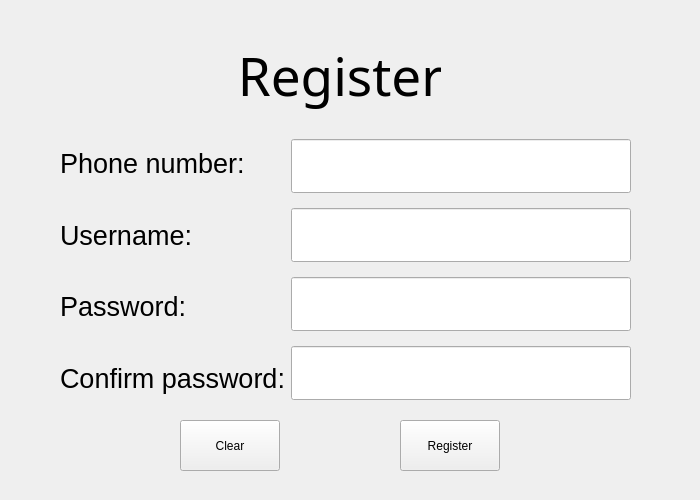
<?xml version="1.0" encoding="UTF-8"?>
<ui version="4.0">
 <class>Register</class>
 <widget class="QWidget" name="Register">
  <property name="geometry">
   <rect>
    <x>0</x>
    <y>0</y>
    <width>700</width>
    <height>500</height>
   </rect>
  </property>
  <property name="windowTitle">
   <string>Form</string>
  </property>
  <widget class="QLabel" name="registerlabel">
   <property name="geometry">
    <rect>
     <x>240</x>
     <y>40</y>
     <width>201</width>
     <height>71</height>
    </rect>
   </property>
   <property name="font">
    <font>
     <family>Chalkboard SE</family>
     <pointsize>40</pointsize>
    </font>
   </property>
   <property name="text">
    <string>Register</string>
   </property>
   <property name="alignment">
    <set>Qt::AlignCenter</set>
   </property>
  </widget>
  <widget class="QPushButton" name="clear">
   <property name="geometry">
    <rect>
     <x>180</x>
     <y>420</y>
     <width>100</width>
     <height>51</height>
    </rect>
   </property>
   <property name="text">
    <string>Clear</string>
   </property>
  </widget>
  <widget class="QPushButton" name="signup">
   <property name="geometry">
    <rect>
     <x>400</x>
     <y>420</y>
     <width>100</width>
     <height>51</height>
    </rect>
   </property>
   <property name="text">
    <string>Register</string>
   </property>
  </widget>
  <widget class="QWidget" name="">
   <property name="geometry">
    <rect>
     <x>60</x>
     <y>130</y>
     <width>571</width>
     <height>281</height>
    </rect>
   </property>
   <layout class="QHBoxLayout" name="horizontalLayout">
    <item>
     <layout class="QVBoxLayout" name="verticalLayout">
      <item>
       <widget class="QLabel" name="tel">
        <property name="font">
         <font>
          <pointsize>20</pointsize>
         </font>
        </property>
        <property name="text">
         <string>Phone number:</string>
        </property>
       </widget>
      </item>
      <item>
       <widget class="QLabel" name="user">
        <property name="font">
         <font>
          <pointsize>20</pointsize>
         </font>
        </property>
        <property name="text">
         <string>Username:</string>
        </property>
       </widget>
      </item>
      <item>
       <widget class="QLabel" name="pw">
        <property name="font">
         <font>
          <pointsize>20</pointsize>
         </font>
        </property>
        <property name="text">
         <string>Password:</string>
        </property>
       </widget>
      </item>
      <item>
       <widget class="QLabel" name="confirmpw">
        <property name="font">
         <font>
          <pointsize>20</pointsize>
         </font>
        </property>
        <property name="text">
         <string>Confirm password:</string>
        </property>
       </widget>
      </item>
     </layout>
    </item>
    <item>
     <layout class="QVBoxLayout" name="verticalLayout_2">
      <item>
       <widget class="QLineEdit" name="input_tel">
        <property name="font">
         <font>
          <pointsize>30</pointsize>
         </font>
        </property>
        <property name="text">
         <string/>
        </property>
       </widget>
      </item>
      <item>
       <widget class="QLineEdit" name="input_user">
        <property name="font">
         <font>
          <pointsize>30</pointsize>
         </font>
        </property>
       </widget>
      </item>
      <item>
       <widget class="QLineEdit" name="input_pw">
        <property name="font">
         <font>
          <pointsize>30</pointsize>
         </font>
        </property>
       </widget>
      </item>
      <item>
       <widget class="QLineEdit" name="input_confirmpw">
        <property name="font">
         <font>
          <pointsize>30</pointsize>
         </font>
        </property>
       </widget>
      </item>
     </layout>
    </item>
   </layout>
  </widget>
 </widget>
 <resources/>
 <connections/>
</ui>
